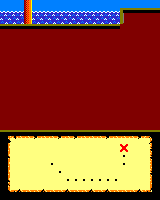

Below is a game level as drawn by its tile map, then a one-line description and the .tmx file that defines it, in full:
An orthogonal 20x25 tile map with 8x8 px tiles, 1 tile layer (Capa de Patrones 1), 2 tilesets.

<map version="1.0" tiledversion="1.1.6" orientation="orthogonal" renderorder="right-down" width="20" height="25" tilewidth="8" tileheight="8" infinite="0" nextobjectid="1">
 <tileset firstgid="1" name="Tileset" tilewidth="8" tileheight="8" tilecount="35" columns="5">
  <image source="Tileset.png" width="40" height="56" />
 </tileset>
 <tileset firstgid="36" name="Tileset" tilewidth="4" tileheight="4" tilecount="140" columns="10">
  <image source="Tileset.png" width="40" height="56" />
 </tileset>
 <layer name="Capa de Patrones 1" width="20" height="25">
  <data encoding="csv">
2,2,2,20,2,2,2,2,2,2,2,2,2,2,2,2,2,2,2,2,
1,1,1,20,1,1,1,1,1,1,1,1,1,1,1,19,3,3,3,3,
6,6,6,20,6,6,6,6,6,6,6,6,6,6,6,16,9,9,9,9,
3,3,3,3,3,3,3,3,3,3,3,3,3,3,3,9,9,9,9,9,
9,9,9,9,9,9,9,9,9,9,9,9,9,9,9,9,9,9,9,9,
9,9,9,9,9,9,9,9,9,9,9,9,9,9,9,9,9,9,9,9,
9,9,9,9,9,9,9,9,9,9,9,9,9,9,9,9,9,9,9,9,
9,9,9,9,9,9,9,9,9,9,9,9,9,9,9,9,9,9,9,9,
9,9,9,9,9,9,9,9,9,9,9,9,9,9,9,9,9,9,9,9,
9,9,9,9,9,9,9,9,9,9,9,9,9,9,9,9,9,9,9,9,
9,9,9,9,9,9,9,9,9,9,9,9,9,9,9,9,9,9,9,9,
9,9,9,9,9,9,9,9,9,9,9,9,9,9,9,9,9,9,9,9,
9,9,9,9,9,9,9,9,9,9,9,9,9,9,9,9,9,9,9,9,
9,9,9,9,9,9,9,9,9,9,9,9,9,9,9,9,9,9,9,9,
9,9,9,9,9,9,9,9,9,9,9,9,9,9,9,9,9,9,9,9,
9,9,9,9,9,9,9,9,9,9,9,9,9,9,9,9,9,9,9,9,
15,15,15,15,15,15,15,15,15,15,15,15,15,15,15,15,15,15,15,15,
10,21,26,26,31,26,26,31,26,31,26,26,26,31,26,26,26,31,25,10,
10,27,24,24,24,24,24,24,24,24,24,24,24,24,24,30,24,24,33,10,
10,32,24,24,24,24,24,24,24,24,24,24,24,24,24,35,24,24,33,10,
10,27,24,24,24,24,35,24,24,24,24,24,24,24,24,35,24,24,28,10,
10,27,24,24,24,24,24,35,24,24,24,24,24,24,24,24,24,24,33,10,
10,32,24,24,24,24,24,24,35,35,35,35,35,35,35,24,24,24,28,10,
10,23,34,29,29,34,29,29,34,29,29,34,29,34,29,29,29,34,22,10,
10,10,10,10,10,10,10,10,10,10,10,10,10,10,10,10,10,10,10,10
</data>
 </layer>
</map>